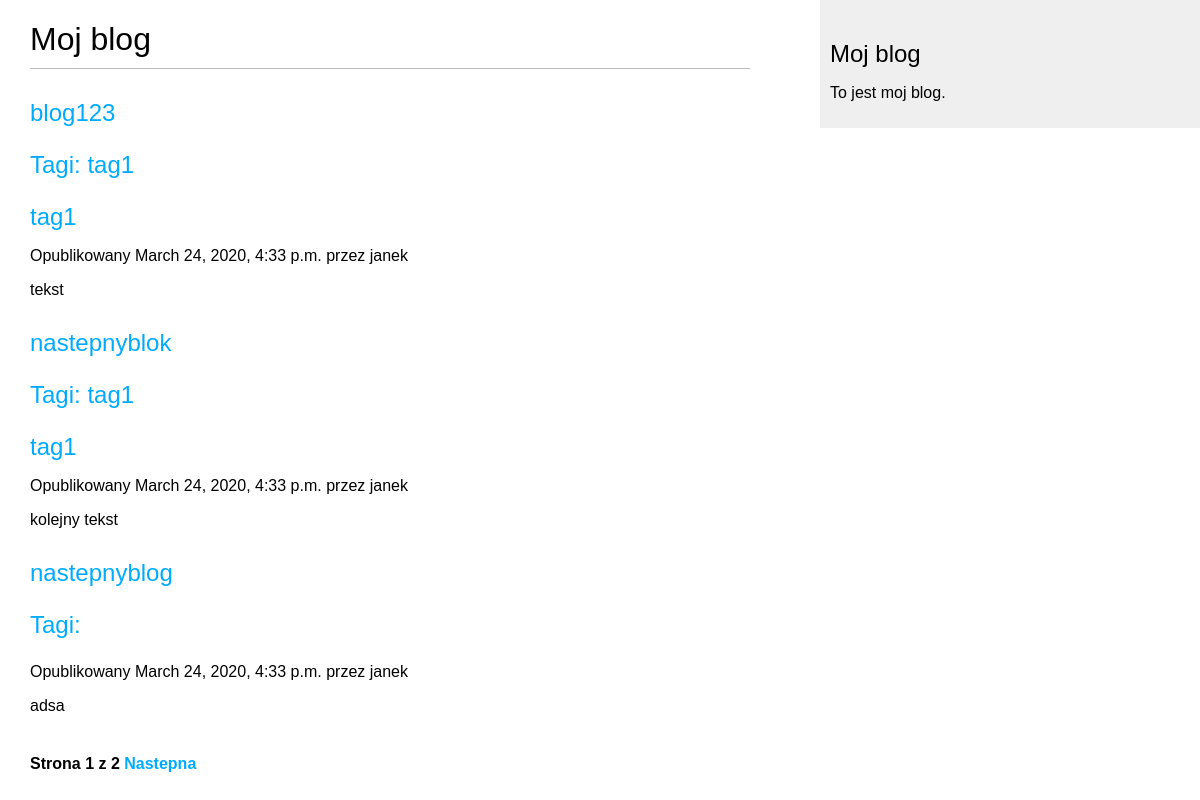
Screenshot of /blog/ with the database file from the repository.
### blog/models.py (models this page shows, shortened)
class Post(models.Model):
    STATUS_CHOICES = (
        ('draft', 'Draft'),
        ('published', 'Published'),
    )
    title = models.CharField(max_length=250)
    slug = models.CharField(max_length=250,
                            unique_for_date='publish')
    author=models.ForeignKey(User,
                             on_delete=models.CASCADE,
                             related_name='blog_posts')
    body = models.TextField()
    publish = models.DateTimeField(default=timezone.now())
    created = models.DateTimeField(auto_now_add=True)
    updated = models.DateTimeField(auto_now=True)
    status = models.CharField(max_length=10, choices=STATUS_CHOICES,default='draft')
    objects = models.Manager()
    published = PublishedManager()
    def get_absolute_url(self):
        return reverse('blog:post_detail',
                       args=[self.publish.year,
                             self.publish.strftime('%m'),
                             self.publish.strftime('%d'),
                             self.slug])
    class Meta:
        ordering = ('-publish',)
    tags = TaggableManager()

### blog/views.py (the view)
# urls.py: path('',views.post_list, name = 'post_list'),
def post_list(request,tag_slug=None):
    object_list = Post.published.all()
    tag= None
    if tag_slug:
        tag= get_object_or_404(Tag, slug=tag_slug)
        object_list = object_list.filter(tags__in=[tag])
    paginator = Paginator(object_list, 3)
    page = request.GET.get('page')
    try:
        posts=paginator.page(page)
    except PageNotAnInteger:
        posts = paginator.page(1)
    except EmptyPage:
        posts = paginator.page(paginator.num_pages)
    return render(request,
                  'blog/post/list.html',
                  {'page': page,
                   'posts': posts,
                   'tag':tag})

### blog/models.py (called while the page is built)
    def get_queryset(self):
        return super(PublishedManager,
                        self).get_queryset().filter(status='published')

### templates/blog/post/list.html (shortened to what this page needs)
{% extends "blog/base.html" %}
{% block content %}
<h1>Moj blog</h1>
{% for post in posts %}
<h2>
    <a href="{{ post.get_absolute_url }}">
        {{ post.title }}
        <p class="tags">Tagi: {{ post.tags.all|join:", " }}</p>
        {% for tag in post.tags.all %}
            <a href="{%  url "blog:post_list_by_tag" tag.slug %}">
            {{ tag.name }}
            {% endfor %}
            </a>
    </a>
</h2>
<p clas="date">
    Opublikowany {{ post.publish }} przez {{ post.author }}
</p>
{{ post.body|truncatewords:30|linebreaks }}
{% endfor %}
    {% include "pagination.html" with page=posts %}
{% endblock %}

### templates/blog/base.html (shortened to what this page needs)
{% load static %}
<!DOCTYPE html>
<html lang="en">
<head>
    <link href="{% static "css/blog.css" %}"rel="stylesheet">
</head>
<body>
<div id="content">
    {% block content %}
    {% endblock %}
</div>
<div id="sidebar">
    <h2>Moj blog</h2>
        <p>To jest moj blog.</p>
    </div>
</body>
</html>

### templates/pagination.html (shortened to what this page needs)
<div class="pagination">
    <span class="step-links">
        <span class="current">
            Strona {{ page.number }} z {{ page.paginator.num_pages }}
        </span>
        {% if page.has_next %}
        <a href="?page={{ page.next_page_number }}">Nastepna</a>
        {% endif %}
    </span>
</div>

### blog/static/css/blog.css (style rules this page uses)
body { margin:0; padding:0; font-family:helvetica, sans-serif; }
a { color:#00abff; text-decoration:none; }
h1 { font-weight:normal; border-bottom:1px solid #bbb; padding:0 0 10px 0; }
h2 { font-weight:normal; margin:30px 0 0; }
#content { float:left; width:60%; padding:0 0 0 30px; }
#sidebar { float:right; width:30%; padding:10px; background:#efefef; height:100%; }
.pagination { margin:40px 0; font-weight:bold; }

### rows the page displays
Post: title "blog123", tags.all "tag1", publish "March 24, 2020, 4:33 p.m.", author "janek", body "tekst"
Tag: name "tag1"
Post: title "nastepnyblok", tags.all "tag1", publish "March 24, 2020, 4:33 p.m.", author "janek", body "kolejny tekst"
Post: title "nastepnyblog", publish "March 24, 2020, 4:33 p.m.", author "janek", body "adsa"

### other values shown
{{ page.number }} "1"
{{ page.paginator.num_pages }} "2"
